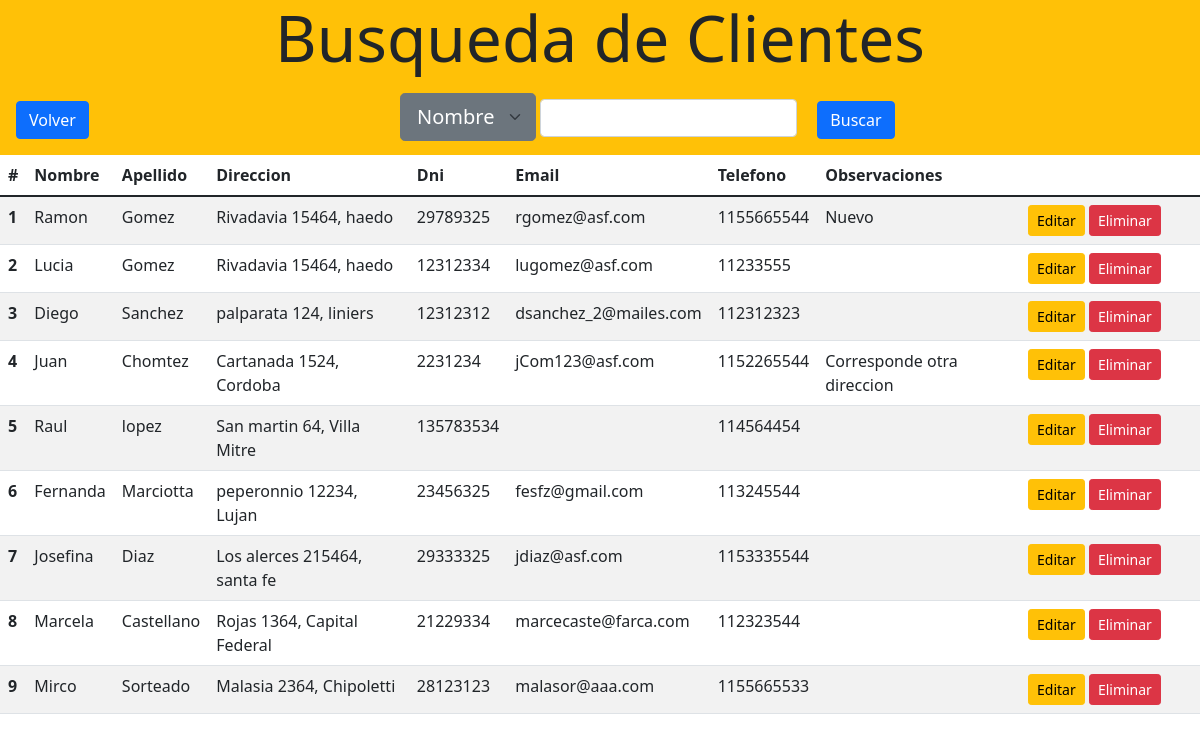
The app's page /proyecto/BusquedaClientes.php with its own data.
### tables this page shows
CREATE TABLE `clientes` (
  `idcliente` INT(11) NOT NULL COMMENT 'Id de cliente autoincremental',
  `Nombre` VARCHAR(150) NOT NULL COMMENT 'Nombre del cliente',
  `Apellido` VARCHAR(150) NOT NULL COMMENT 'Apellido del cliente',
  `dni` INT(11) NOT NULL COMMENT 'dni del cliente',
  `direccion` VARCHAR(100) NOT NULL COMMENT 'direccion del cliente',
  `email` VARCHAR(50) NOT NULL COMMENT 'email del cliente',
  `telefono` VARCHAR(50) NOT NULL COMMENT 'telefono del cliente',
  `observaciones` VARCHAR(250) NOT NULL
);

### proyecto/BusquedaClientes.php (the view, shortened to what this page needs)
<?php
require_once 'dbconfig.php';
try {
$conn = new PDO("mysql:host=$host;dbname=$dbname",$username, $password);
$sql = 'SELECT idcliente, nombre, apellido, direccion, dni, email, telefono, observaciones
        FROM clientes';
$resultados = $conn->query($sql);
$resultados->setFetchMode(PDO::FETCH_ASSOC);
} catch (PDOException $p) {
 die("No se ha podido conectar a las BD $dbname :" . $p->getMessage());
}
?>
<!DOCTYPE html>
<html>
<head><meta http-equiv="Content-Type" content="text/html; charset=UTF-8">
    <link href="https://cdn.jsdelivr.net/npm/bootstrap@5.1.3/dist/css/bootstrap.min.css" rel="stylesheet">
</head>
<header>
    <div class="row d-flex justify-content-center">
        <div class="col d-flex justify-content-center  bg-warning">
            <h1 class="display-3">Busqueda de Clientes</h1>
        </div>
    </div>
</header>
<body>
<div class="row d-flex">
    <div class="col col-12 d-flex bg-warning">
		<div class="col justify-content-start col-sm-4">
			<a href="index.php"><input class="btn btn-primary my-3 mx-3" name="volver" type="button" value="Volver"></a>
		</div>
        <form action="BusquedaClientes.php" method="POST">
        <div class="form-group row">
            <div class="col justify-content-center px-8">
                <label for="Filtro">
                    <select class="form-select form-select-lg  btn-secondary btn-md " name="filtro">
                        <option value="nombre">Nombre</option>
                    </select>
                </label>
        		<label for="textoBusqueda">
					<input type="text" class="form-control"  name="textoBusqueda"  id="textoBusqueda" autofocus>
				</label>
				<button class="btn  btn-primary my-3 mx-3" type="submit" name ="submit" onclick="">Buscar</button>
			</div>
        </div>
        </form>
    </div>
</div>
<tbody>
        <table class="table table-striped">
            <thead>
                <tr>
                <th scope="col">#</th>
                <th scope="col">Nombre</th>
                <th scope="col">Apellido</th>
                <th scope="col">Direccion</th>
                <th scope="col">Dni</th>
                <th scope="col">Email</th>
                <th scope="col">Telefono</th>
                <th scope="col">Observaciones</th>
                <th scope="col" style="width: 15%"></th>
                </tr>
            </thead>
            <form name="clientes" method="POST">
                <?php
                    while ($row = $resultados->fetch()):
                ?>
                <tr>
                    <th scope="row"><?php echo htmlspecialchars($row['idcliente'])?></th>
                    <td><?php echo htmlspecialchars($row['nombre'])?></td>
                    <td><?php echo htmlspecialchars($row['apellido']); ?></td>
                    <td><?php echo htmlspecialchars($row['direccion']); ?></td>
                    <td><?php echo htmlspecialchars($row['dni'])?></td>
                    <td><?php echo htmlspecialchars($row['email']); ?></td>
                    <td><?php echo htmlspecialchars($row['telefono']); ?></td>
                    <td><?php echo htmlspecialchars($row['observaciones']); ?></td>
                    <td>
                       <a class="btn btn-warning btn-sm" type="submit" href="update.php?idcliente=<?php echo $row['idcliente'].'&nombre='.$row['nombre'].'&apellido='.$row['apellido'].'&direccion='.$row['direccion'].'&dni='.$row['dni'].'&telefono='.$row['telefono'].'&email='.$row['email'].'&observaciones=' .$row['observaciones'];?>">Editar</a>
                       <a class="btn btn-danger btn-sm" type="submit" name ="eliminar" href="delete.php?idcliente=<?php echo $row['idcliente'];?>">Eliminar</a>
                    </td>
                </tr>
                <?php  endwhile; ?>
            </form>
        </tbody>
</body>
</html>

### records on screen
clientes: idcliente "1", Nombre "Ramon", Apellido "Gomez", direccion "Rivadavia 15464, haedo", dni "29789325", email "rgomez@asf.com", telefono "1155665544", observaciones "Nuevo"
clientes: idcliente "2", Nombre "Lucia", Apellido "Gomez", direccion "Rivadavia 15464, haedo", dni "12312334", email "lugomez@asf.com", telefono "11233555"
clientes: idcliente "3", Nombre "Diego", Apellido "Sanchez", direccion "palparata 124, liniers", dni "12312312", email "dsanchez_2@mailes.com", telefono "112312323"
clientes: idcliente "4", Nombre "Juan", Apellido "Chomtez", direccion "Cartanada 1524, Cordoba", dni "2231234", email "jCom123@asf.com", telefono "1152265544", observaciones "Corresponde otra direccion"
clientes: idcliente "5", Nombre "Raul", Apellido "lopez", direccion "San martin 64, Villa Mitre", dni "135783534", telefono "114564454"
clientes: idcliente "6", Nombre "Fernanda", Apellido "Marciotta", direccion "peperonnio 12234, Lujan", dni "23456325", email "fesfz@gmail.com", telefono "113245544"
clientes: idcliente "7", Nombre "Josefina", Apellido "Diaz", direccion "Los alerces 215464, santa fe", dni "29333325", email "jdiaz@asf.com", telefono "1153335544"
clientes: idcliente "8", Nombre "Marcela", Apellido "Castellano", direccion "Rojas 1364, Capital Federal", dni "21229334", email "marcecaste@farca.com", telefono "112323544"
clientes: idcliente "9", Nombre "Mirco", Apellido "Sorteado", direccion "Malasia 2364, Chipoletti", dni "28123123", email "malasor@aaa.com", telefono "1155665533"
